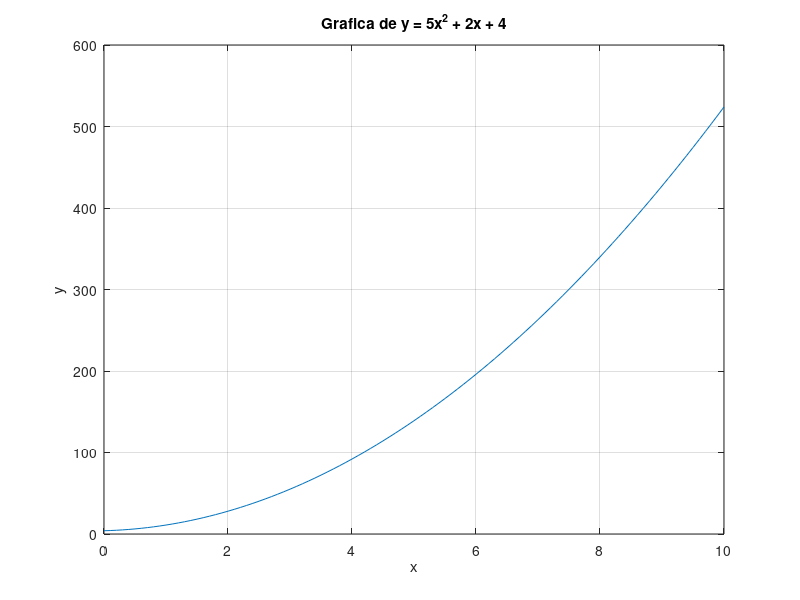

The MATLAB source for this figure:

% Programa que grafica la funcion y = 5x^2 + 2x + 4  desde x=0 hasta x=10.

x = 0:0.1:10;

a = 5;
b = 2;
c = 4;
y = a*x.^2 + b*x + c;
figure
plot(x, y)
title('Grafica de y = 5x^2 + 2x + 4')
xlabel('x')
ylabel('y')
grid on